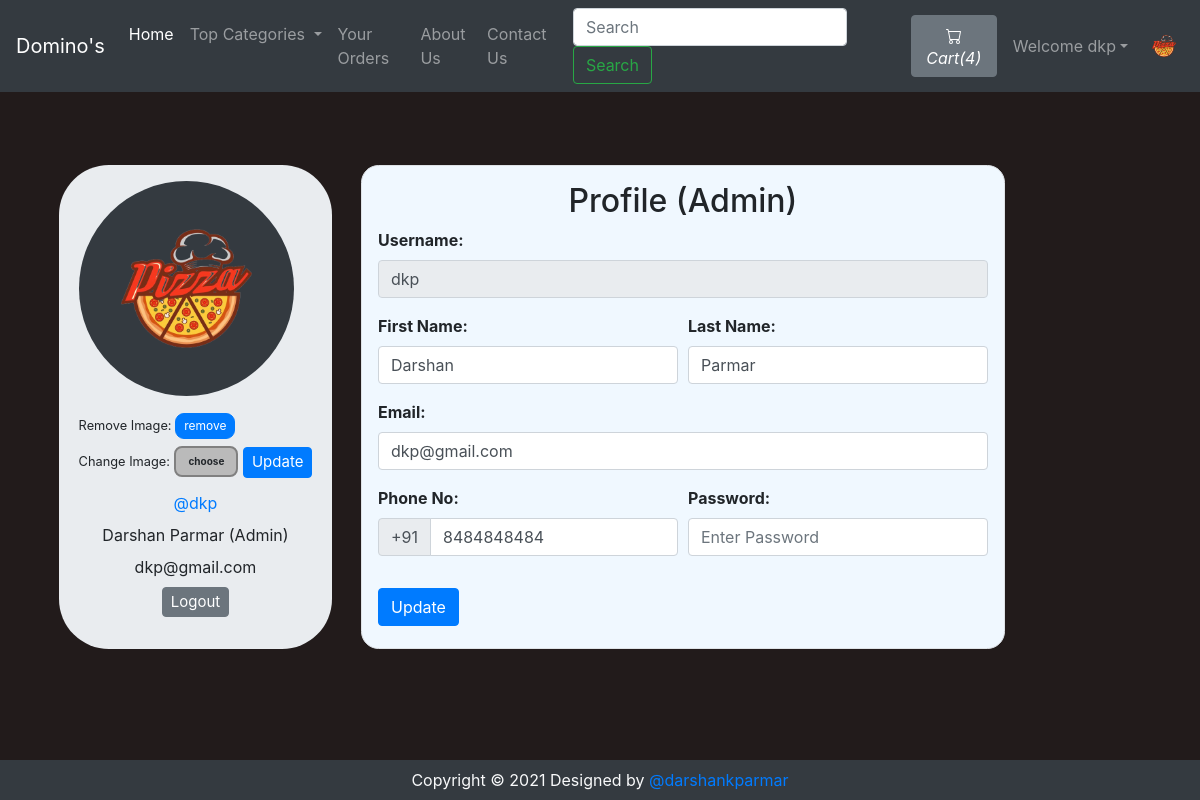
Screenshot of /viewProfile.php (signed in) with the database file from the repository.
### tables this page shows
CREATE TABLE `sitedetail` (
  `tempId` int(11) NOT NULL,
  `systemName` varchar(21) NOT NULL,
  `email` varchar(35) NOT NULL,
  `contact1` bigint(21) NOT NULL,
  `contact2` bigint(21) DEFAULT NULL COMMENT 'Optional',
  `address` text NOT NULL,
  `dateTime` datetime NOT NULL DEFAULT current_timestamp()
);

CREATE TABLE `users` (
  `id` int(21) NOT NULL,
  `username` varchar(21) NOT NULL,
  `firstName` varchar(21) NOT NULL,
  `lastName` varchar(21) NOT NULL,
  `email` varchar(35) NOT NULL,
  `phone` bigint(20) NOT NULL,
  `userType` enum('0','1') NOT NULL DEFAULT '0' COMMENT '0=user\r\n1=admin',
  `password` varchar(255) NOT NULL,
  `joinDate` datetime NOT NULL DEFAULT current_timestamp()
);

### viewProfile.php (the view, shortened to what this page needs)
<!DOCTYPE HTML>
<html lang="en">
<head>
<link rel="stylesheet" href="https://stackpath.bootstrapcdn.com/bootstrap/4.2.1/css/bootstrap.min.css">
<link rel="stylesheet" href="https://stackpath.bootstrapcdn.com/bootstrap/4.3.1/css/bootstrap.min.css">
<link rel="stylesheet" href="https://use.fontawesome.com/releases/v5.7.2/css/all.css">
</head>
<body>
    <?php include 'partials/_dbconnect.php';?>
    <?php require 'partials/_nav.php' ?>
    <?php
        if($loggedin) {
    ?>
    <div class="container">
        <?php
            $sql = "SELECT * FROM users WHERE id='$userId'";
            $result = mysqli_query($conn, $sql);
            $row=mysqli_fetch_assoc($result);
            $username = $row['username'];
            $firstName = $row['firstName'];
            $lastName = $row['lastName'];
            $email = $row['email'];
            $phone = $row['phone'];
            $userType = $row['userType'];
            if($userType == 0) {
                $userType = "User";
            }
            else {
                $userType = "Admin";
            }
        ?>
        <div class="row">
            <div class="jumbotron p-3 mb-3" style="display: flex;justify-content: center;width: 28%;border-radius: 50px;margin: 0 auto;">
                <div class="user-info">
                    <img class="rounded-circle mb-3 bg-dark" src="img/person-<?php echo $userId; ?>.jpg" onError="this.src = 'img/profilePic.jpg'" style="width:215px;height:215px;padding:1px;">
                    <form action="partials/_manageProfile.php" method="POST">
                        <small>Remove Image: </small><button type="submit" class="btn btn-primary" name="removeProfilePic" style="font-size: 12px;padding: 3px 8px;border-radius: 9px;">remove</button>
                    </form>
                    <form action="partials/_manageProfile.php" method="POST" enctype="multipart/form-data" style="margin-top: 7px;">
                        <div class="upload-btn-wrapper">
                            <small>Change Image:</small>
                            <button class="btn upload">choose</button>
                        </div>
                        <button type="submit" name="updateProfilePic" class="btn btn-primary" style="margin-top: -20px;font-size: 15px;padding: 3px 8px;">Update</button>
                    </form>
                    <ul class="meta list list-unstyled" style="text-align:center;">
                        <li class="username my-2"><a href="viewProfile.php">@<?php echo $username ?></a></li>
                        <li class="name"><?php echo $firstName." ".$lastName; ?>
                            <label class="label label-info">(<?php echo $userType ?>)</label>
                        </li>
                        <li class="email"><?php echo $email ?></li>
                        <li class="my-2"><a href="partials/_logout.php"><button class="btn btn-secondary" style="font-size: 15px;padding: 3px 8px;">Logout</button></a></li>
                    </ul>
                </div>
            </div>
            <div class="content-panel mb-3" style="display: flex;justify-content: center;">
                <div class="border p-3" style="border: 2px solid rgba(0, 0, 0, 0.1);border-radius: 1.1rem;background-color: aliceblue;">
                    <h2 class="title text-center">Profile<span class="pro-label label label-warning"> (<?php echo $userType ?>)</span></h2>
                    <form action="partials/_manageProfile.php" method="post">
                        <div class="form-group">
                            <b><label for="username">Username:</label></b>
                            <input class="form-control" id="username" name="username" type="text" disabled value="<?php echo $username ?>">
                        </div>
                        <div class="form-row">
                        <div class="form-group col-md-6">
                            <b><label for="firstName">First Name:</label></b>
                            <input type="text" class="form-control" id="firstName" name="firstName" placeholder="First Name" required value="<?php echo $firstName ?>">
                        </div>
                        <div class="form-group col-md-6">
                            <b><label for="lastName">Last Name:</label></b>
                            <input type="text" class="form-control" id="lastName" name="lastName" placeholder="Last name" required value="<?php echo $lastName ?>">
                        </div>
                        </div>
                        <div class="form-group">
                            <b><label for="email">Email:</label></b>
                            <input type="email" class="form-control" id="email" name="email" placeholder="Enter Your Email" required value="<?php echo $email ?>">
                        </div>
                        <div class="form-row">
                            <div class="form-group  col-md-6">
                                <b><label for="phone">Phone No:</label></b>
                                <div class="input-group mb-3">
                                    <div class="input-group-prepend">
                                        <span class="input-group-text" id="basic-addon">+91</span>
                                    </div>
                                    <input type="tel" class="form-control" id="phone" name="phone" placeholder="Enter Your Phone Number" required pattern="[0-9]{10}" maxlength="10" value="<?php echo $phone ?>">
                                </div>
                            </div>
                            <div class="form-group  col-md-6">
                                <b><label for="password">Password:</label></b>
                                <input class="form-control" id="password" name="password" placeholder="Enter Password" type="password" required minlength="4" maxlength="21" data-toggle="password">
                            </div>
                        </div>
                        <button type="submit" name="updateProfileDetail" class="btn btn-primary">Update</button>
                    </form>
                </div>
            </div>
        </div>
    </div>
    <?php
        }
    ?>
    <?php require 'partials/_footer.php' ?>
</body>
</html>

### partials/_nav.php (shortened to what this page needs)
<?php
if(isset($_SESSION['loggedin']) && $_SESSION['loggedin']==true){
  $loggedin= true;
  $userId = $_SESSION['userId'];
  $username = $_SESSION['username'];
}
else{
  $loggedin = false;
  $userId = 0;
}
$sql = "SELECT * FROM `sitedetail`";
$result = mysqli_query($conn, $sql);
$row = mysqli_fetch_assoc($result);
$systemName = $row['systemName'];
echo '<nav class="navbar navbar-expand-lg navbar-dark bg-dark">
      <a class="navbar-brand" href="index.php">'.$systemName.'</a>
      <button class="navbar-toggler" type="button" data-toggle="collapse" data-target="#navbarSupportedContent" aria-controls="navbarSupportedContent" aria-expanded="false" aria-label="Toggle navigation">
        <span class="navbar-toggler-icon"></span>
      </button>
      <div class="collapse navbar-collapse" id="navbarSupportedContent">
        <ul class="navbar-nav mr-auto">
          <li class="nav-item active">
            <a class="nav-link" href="index.php">Home <span class="sr-only">(current)</span></a>
          </li>
          <li class="nav-item dropdown">
            <a class="nav-link dropdown-toggle" href="#" id="navbarDropdown" role="button" data-toggle="dropdown" aria-haspopup="true" aria-expanded="false">
              Top Categories
            </a>
            <div class="dropdown-menu" aria-labelledby="navbarDropdown">';
            echo '</div>
          </li>
          <li class="nav-item">
            <a class="nav-link" href="viewOrder.php">Your Orders</a>
          </li>
          <li class="nav-item">
            <a class="nav-link" href="about.php">About Us</a>
          </li>
          <li class="nav-item">
            <a class="nav-link" href="contact.php">Contact Us</a>
          </li>
        </ul>
        <form method="get" action="/OnlinePizzaDelivery/search.php" class="form-inline my-2 my-lg-0 mx-3">
          <input class="form-control mr-sm-2" type="search" name="search" id="search" placeholder="Search" aria-label="Search" required>
          <button class="btn btn-outline-success my-2 my-sm-0" type="submit">Search</button>
        </form>';
        $countsql = "SELECT SUM(`itemQuantity`) FROM `viewcart` WHERE `userId`=$userId";
        $countresult = mysqli_query($conn, $countsql);
        $countrow = mysqli_fetch_assoc($countresult);
        $count = $countrow['SUM(`itemQuantity`)'];
        echo '<a href="viewCart.php"><button type="button" class="btn btn-secondary mx-2" title="MyCart">
          <svg xmlns="img/cart.svg" width="16" height="16" fill="currentColor" class="bi bi-cart" viewBox="0 0 16 16">
            <path d="M0 1.5A.5.5 0 0 1 .5 1H2a.5.5 0 0 1 .485.379L2.89 3H14.5a.5.5 0 0 1 .491.592l-1.5 8A.5.5 0 0 1 13 12H4a.5.5 0 0 1-.491-.408L2.01 3.607 1.61 2H.5a.5.5 0 0 1-.5-.5zM3.102 4l1.313 7h8.17l1.313-7H3.102zM5 12a2 2 0 1 0 0 4 2 2 0 0 0 0-4zm7 0a2 2 0 1 0 0 4 2 2 0 0 0 0-4zm-7 1a1 1 0 1 1 0 2 1 1 0 0 1 0-2zm7 0a1 1 0 1 1 0 2 1 1 0 0 1 0-2z"/>
          </svg>
          <i class="bi bi-cart">Cart(' .$count. ')</i>
        </button></a>';
        if($loggedin){
          echo '<ul class="navbar-nav mr-2">
            <li class="nav-item dropdown">
              <a class="nav-link dropdown-toggle" href="#" id="navbarDropdown" role="button" data-toggle="dropdown"> Welcome ' .$username. '</a>
              <div class="dropdown-menu" aria-labelledby="navbarDropdown">
                <a class="dropdown-item" href="partials/_logout.php">Logout</a>
              </div>
            </li>
          </ul>
          <div class="text-center image-size-small position-relative">
            <a href="viewProfile.php"><img src="img/person-' .$userId. '.jpg" class="rounded-circle" onError="this.src = \'img/profilePic.jpg\'" style="width:40px; height:40px"></a>
          </div>';
        }
        else {
          echo '
          <button type="button" class="btn btn-success mx-2"  data-toggle="modal" data-target="#loginModal">Login</button>
          <button type="button" class="btn btn-success mx-2"  data-toggle="modal" data-target="#signupModal">SignUp</button>';
        }
  echo '</div>
    </nav>';
?>

### viewProfile.php (style rules this page uses)
body { background-color: #221b1b; }
.row { margin-right: 150px; margin-top: 73px; }
.upload-btn-wrapper { position: relative; overflow: hidden; display: inline-block; }
button.btn.upload { border: 2px solid gray; background-color: #bababa; border-radius: 8px; font-size: 10px; font-weight: bold; }

### rows the page displays
sitedetail: systemName "Domino's"
users: username "dkp", firstName "Darshan", lastName "Parmar", userType "Admin", email "dkp@gmail.com", phone "8484848484"

### other values shown
$count "4"
$username "dkp"
